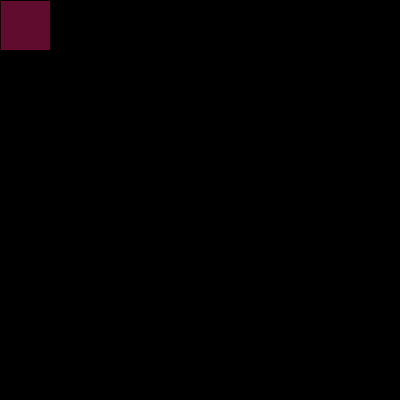
Frame 1 (no input)
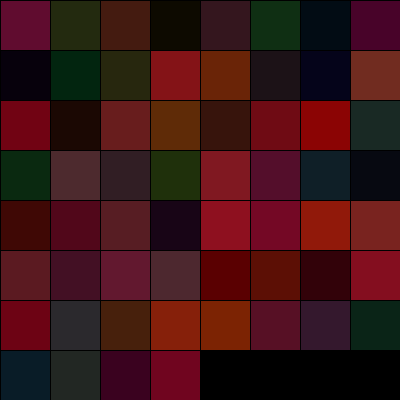
Frame 60 (the mouse pressed at the canvas centre just before this capture)
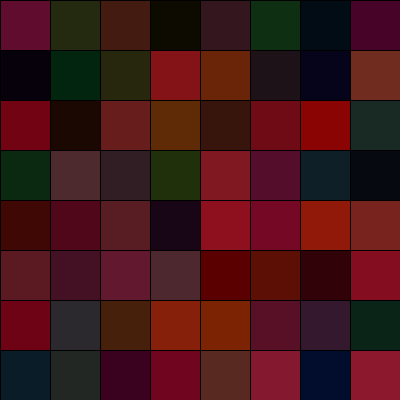
Frame 120 (the mouse held since frame 60 and released just before this capture)

The Processing sketch that drew these frames (run headless with seeded random() and noise(); from frame 60 on, the mouse is pressed at the canvas centre):

// Processing sketch: processing_167955
// ── processing_167955.pde

float r;
float g;
float b;
int x=0;
int y=0;
void setup()
{
size(400,400);
background(0);

}
void draw()
{
r=random(0,150);
g=random(0,50);
b=random(0,50);
stroke(0);
fill(r,g,b);
rect(x,y,50,50);
x=x+50;
if(x==width)
{
y=y+50;
x=0;
}
}
  
